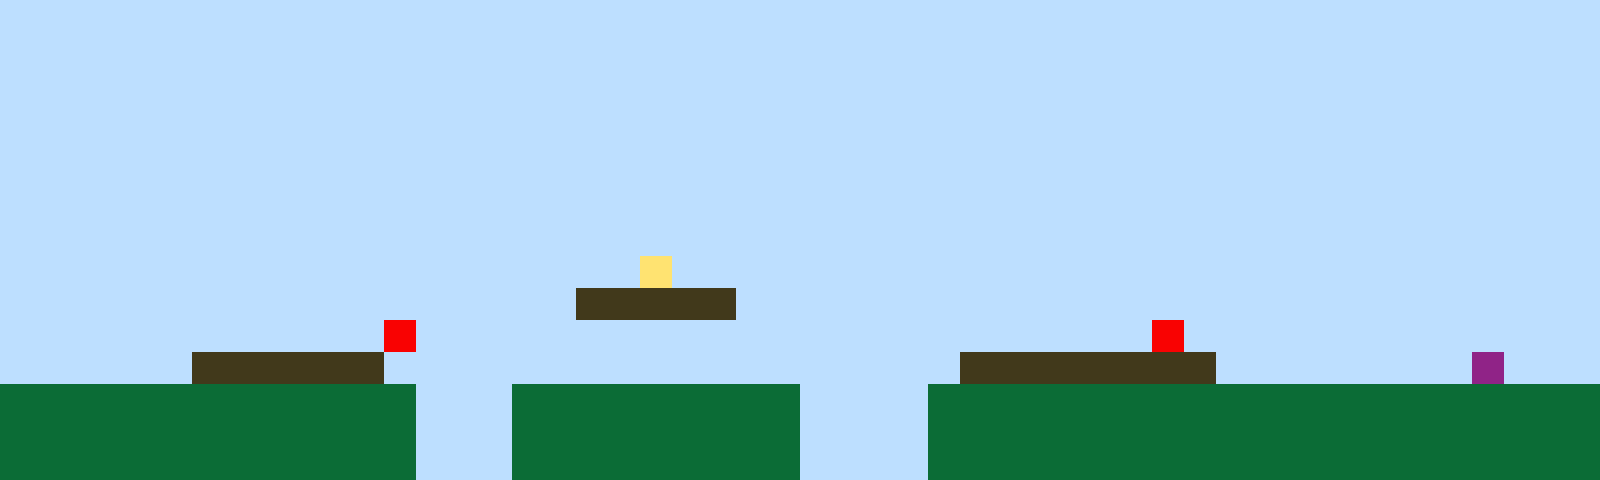

A 2D game scene composited from a Tiled map and its tileset images. What follows is a short description and the map's XML, with every tile layer's data as written:
An orthogonal 50x15 tile map with 32x32 px tiles, 1 tile layer (Tile Layer 1).

<map version="1.10" tiledversion="1.11.2" orientation="orthogonal" renderorder="right-up" width="50" height="15" tilewidth="32" tileheight="32" infinite="0" nextlayerid="2" nextobjectid="1"><editorsettings><export target="map1.csv" format="csv" /></editorsettings><tileset firstgid="1" name="sprites" tilewidth="32" tileheight="32" tilecount="6" columns="3"><image source="sprites.png" width="96" height="64" /></tileset><layer id="1" name="Tile Layer 1" width="50" height="15"><data encoding="csv">1,1,1,1,1,1,1,1,1,1,1,1,1,1,1,1,1,1,1,1,1,1,1,1,1,1,1,1,1,1,1,1,1,1,1,1,1,1,1,1,1,1,1,1,1,1,1,1,1,1,1,1,1,1,1,1,1,1,1,1,1,1,1,1,1,1,1,1,1,1,1,1,1,1,1,1,1,1,1,1,1,1,1,1,1,1,1,1,1,1,1,1,1,1,1,1,1,1,1,1,1,1,1,1,1,1,1,1,1,1,1,1,1,1,1,1,1,1,1,1,1,1,1,1,1,1,1,1,1,1,1,1,1,1,1,1,1,1,1,1,1,1,1,1,1,1,1,1,1,1,1,1,1,1,1,1,1,1,1,1,1,1,1,1,1,1,1,1,1,1,1,1,1,1,1,1,1,1,1,1,1,1,1,1,1,1,1,1,1,1,1,1,1,1,1,1,1,1,1,1,1,1,1,1,1,1,1,1,1,1,1,1,1,1,1,1,1,1,1,1,1,1,1,1,1,1,1,1,1,1,1,1,1,1,1,1,1,1,1,1,1,1,1,1,1,1,1,1,1,1,1,1,1,1,1,1,1,1,1,1,1,1,1,1,1,1,1,1,1,1,1,1,1,1,1,1,1,1,1,1,1,1,1,1,1,1,1,1,1,1,1,1,1,1,1,1,1,1,1,1,1,1,1,1,1,1,1,1,1,1,1,1,1,1,1,1,1,1,1,1,1,1,1,1,1,1,1,1,1,1,1,1,1,1,1,1,1,1,1,1,1,1,1,1,1,1,1,1,1,1,1,1,1,1,1,1,1,1,1,1,1,1,1,1,1,1,1,1,1,1,1,1,1,1,1,1,1,1,1,1,1,1,1,1,1,1,1,1,1,1,1,1,1,1,1,1,1,1,1,1,1,1,1,1,1,1,1,1,1,1,1,1,1,1,1,1,1,1,1,1,4,1,1,1,1,1,1,1,1,1,1,1,1,1,1,1,1,1,1,1,1,1,1,1,1,1,1,1,1,1,1,1,1,1,1,1,1,1,1,1,1,1,1,1,1,1,1,1,3,3,3,3,3,1,1,1,1,1,1,1,1,1,1,1,1,1,1,1,1,1,1,1,1,1,1,1,1,1,1,1,1,1,1,1,1,1,1,1,1,1,1,1,5,1,1,1,1,1,1,1,1,1,1,1,1,1,1,1,1,1,1,1,1,1,1,1,5,1,1,1,1,1,1,1,1,1,1,1,1,1,1,1,1,1,1,1,3,3,3,3,3,3,1,1,1,1,1,1,1,1,1,1,1,1,1,1,1,1,1,1,3,3,3,3,3,3,3,3,1,1,1,1,1,1,1,1,6,1,1,1,2,2,2,2,2,2,2,2,2,2,2,2,2,1,1,1,2,2,2,2,2,2,2,2,2,1,1,1,1,2,2,2,2,2,2,2,2,2,2,2,2,2,2,2,2,2,2,2,2,2,2,2,2,2,2,2,2,2,2,2,2,2,2,1,1,1,2,2,2,2,2,2,2,2,2,1,1,1,1,2,2,2,2,2,2,2,2,2,2,2,2,2,2,2,2,2,2,2,2,2,2,2,2,2,2,2,2,2,2,2,2,2,2,1,1,1,2,2,2,2,2,2,2,2,2,1,1,1,1,2,2,2,2,2,2,2,2,2,2,2,2,2,2,2,2,2,2,2,2,2</data></layer></map>
